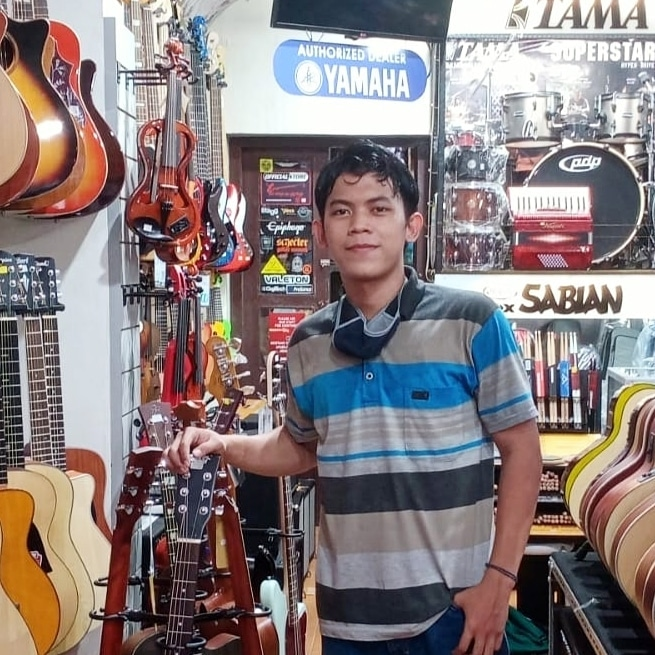
#> input picture DataCompression/photo.jpg, 655 x 655 px, found by its file name
$ python cropping.py
#> lines starting #> are read from the running program, lines starting #| are printed output that depends on the picture
import cv2

# mengambil gambar
image = cv2.imread('./photo.jpg')
#> image is the input picture: shape (655, 655, 3); mean B, G, R 125, 124.6, 136.1
print(image.shape)
#| (655, 655, 3)

# [start_y : end_y, start_x:enc_x]
crop = image[100:200, 200:300]
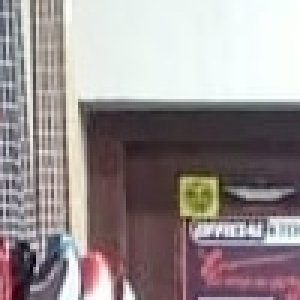
#> crop: shape (100, 100, 3) (shown 3 times larger); mean B, G, R 144.2, 143.7, 152.7

cv2.imshow("full", image)
cv2.imshow("crop",crop)
cv2.waitKey(0)
